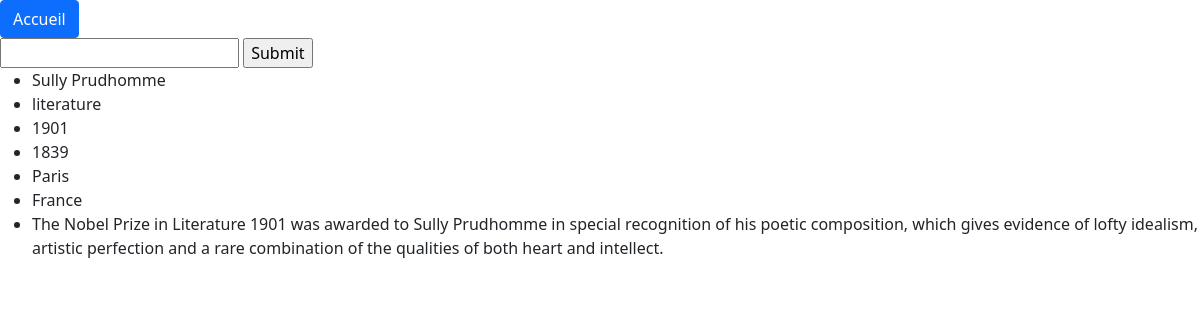
Page /info.php?id=2 on the committed database.
### tables this page shows
CREATE TABLE nobels (
    id  INT NOT NULL AUTO_INCREMENT,
    year INT NOT NULL,
    category VARCHAR(128) NOT NULL,
    name VARCHAR(128) NOT NULL,
    birthdate INT,
    birthplace VARCHAR(64),
    county VARCHAR(128),
    motivation TEXT,
    PRIMARY KEY (id)
);

### info.php (the view, shortened to what this page needs)
<?php
require_once('connexion.php');
?>
<!DOCTYPE html>
<html lang="en">
	<head>
		<link href="https://cdn.jsdelivr.net/npm/bootstrap@5.1.3/dist/css/bootstrap.min.css" rel="stylesheet">
	</head>
	<body>
        <button class="btn btn-primary" onClick="document.location.href='home.php'">Accueil</button>
        <form method="GET" action="info.php">
            <input type="number" name="id" />
            <input type="submit" name="voirInfos" />
        </form>
        <div class="table table-responsive w-100 d-block mx-auto">
        <table border="1" class="table table-stripped table-hover table-secondary ">
            <ul>
            <?php
                $id = $_GET["id"];
                $sql = 'SELECT * FROM nobels WHERE id = ?';
                $req = $db->prepare($sql);
                $req->execute([$id]);
                while($data=$req->fetch(PDO::FETCH_ASSOC)){
                    echo '<li>'.$data['name'].'</li><li>'.$data['category'].'</li><li>'.$data['year'].'</li>
                    <li>'.$data['birthdate'].'</li><li>'.$data['birthplace'].'</li><li>'.$data['county'].'</li><li>'.$data['motivation'].'</li>';
                }
            ?>
            </ul>
            </table>
        </div>
    </body>
</html>

### rows in the picture
nobels: name "Sully Prudhomme", category "literature", year "1901", birthdate "1839", birthplace "Paris", county "France", motivation "The Nobel Prize in Literature 1901 was awarded to Sully Prudhomme in special recognition of his poetic composition, which gives evidence of lofty idealism, artistic perfection and a rare combination of the qualities of both heart and intellect."
